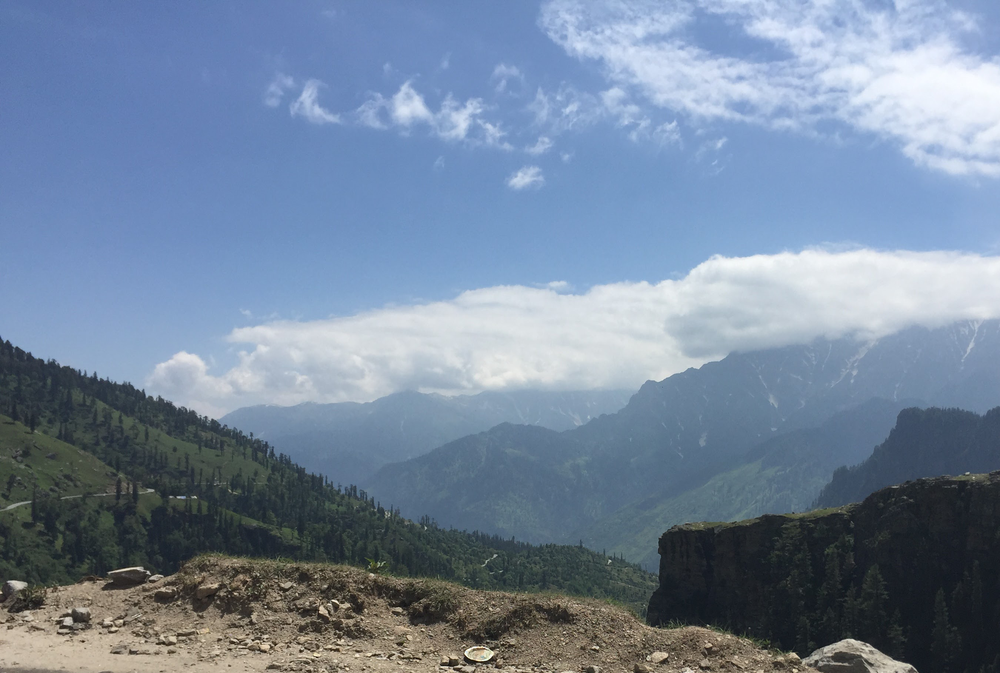
#> input picture image/mountain.png, 1000 x 673 px, shrunk from 2700 x 1818 before the run, found by its file name
$ jupyter execute 10.analyze-image-histogram.ipynb
#> lines starting #> are read from the running program, lines starting #| are printed output that depends on the picture
# Python Program to analyze an image using Histogram

#### Histogram Calculation
`cv2.calcHist(images, channels, mask, histSize, ranges[, hist[, accumulate]])`
- `images` :
it is the source image of type uint8 or float32 represented as “[img]”.

- `channels` :
it is the index of channel for which we calculate histogram. For grayscale image, its value is [0] and color image, you can pass [0], [1] or [2] to calculate histogram of blue, green or red channel respectively.

- `mask` :
mask image. To find histogram of full image, it is given as “None”.

- `histSize` :
this represents our BIN count. For full scale, we pass [256].

- `ranges`
: this is our RANGE. Normally, it is [0,256]. For example:

[cell 1]
# importing required libraries of opencv
import cv2
# importing library for plotting
from matplotlib import pyplot as plt

[cell 2]
def analHisto(path):
    # reads an input image
#> called with path = 'image\\mountain.png'
    img = cv2.imread(path,0)
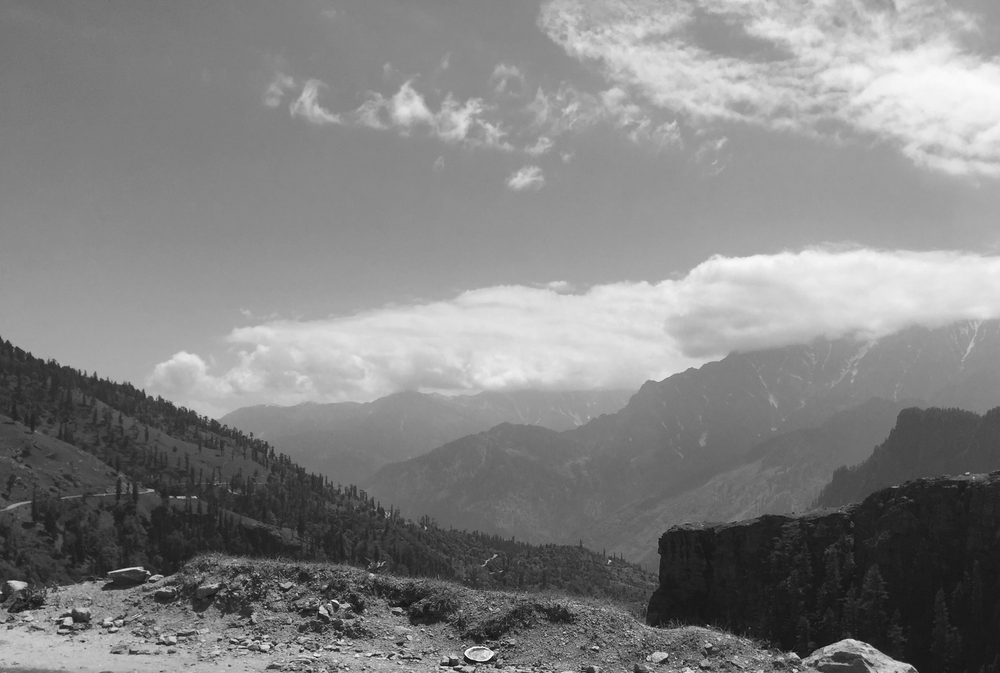
#> img: shape (673, 1000); min 4, max 254, mean 131
    # find frequency of pixels in range 0-255
    histr = cv2.calcHist([img],[0],None,[256],[0,256])
#> histr = 256 values, max 8440 at index 135, min 0 at index 0, mean 2628.9
    # show the plotting graph of an image
    plt.plot(histr)
    plt.show()
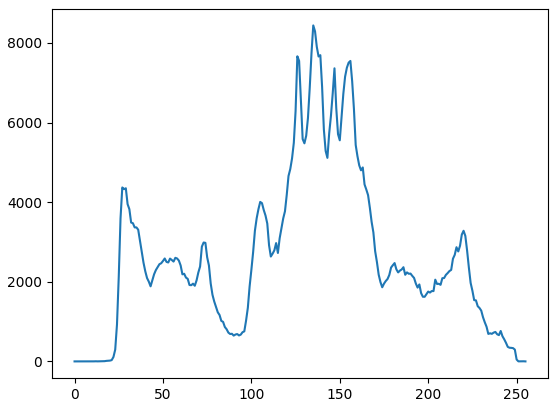
#> figure drawn by matplotlib, 1 panel; curve peaks at x = 135, y = 8440
    plt.title("Image")
    plt.imshow(img)
    # cv2.waitKey(0)

[cell 3]
path = r'image\mountain.png'
analHisto(path)

[cell 4]
path = r'image\river.png'
analHisto(path)
#> call 2 of analHisto, with path = 'image\\river.png'
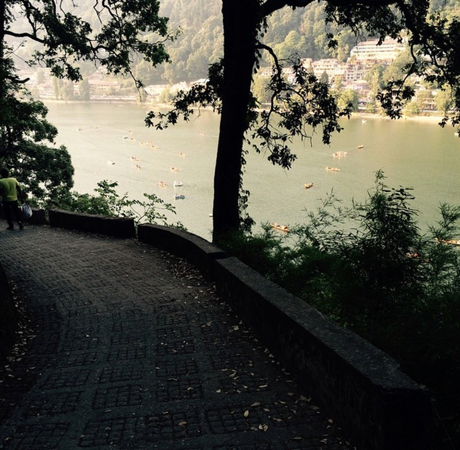
#> input picture image/river.png, 460 x 450 px, shrunk from 1242 x 1214 before the run, found by its file name
#> in analHisto (call 2), `img = cv2.imread(path,0)`:
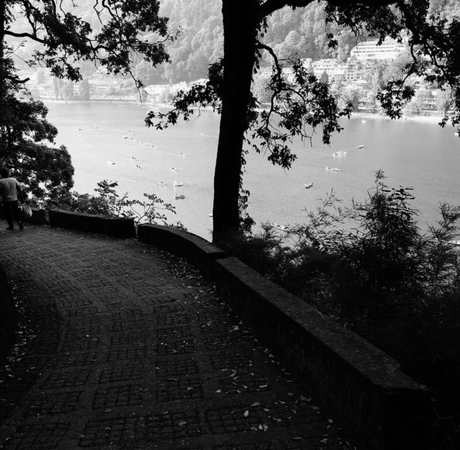
#> img: shape (450, 460); min 0, max 254, mean 78.7
#> in analHisto (call 2), `histr = cv2.calcHist([img],[0],None,[256],[0,256])`: histr = 256 values, max 6690 at index 5, min 0 at index 255, mean 808.6
#> in analHisto (call 2), `plt.show()`:
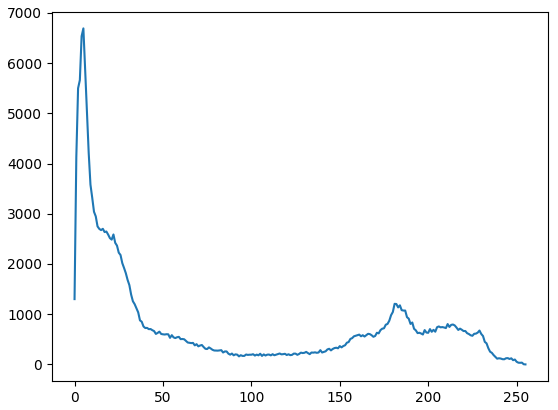
#> figure drawn by matplotlib, 1 panel; curve peaks at x = 5, y = 6690

[cell 5]
path = r'image\snow.png'
analHisto(path)
#> call 3 of analHisto, with path = 'image\\snow.png'
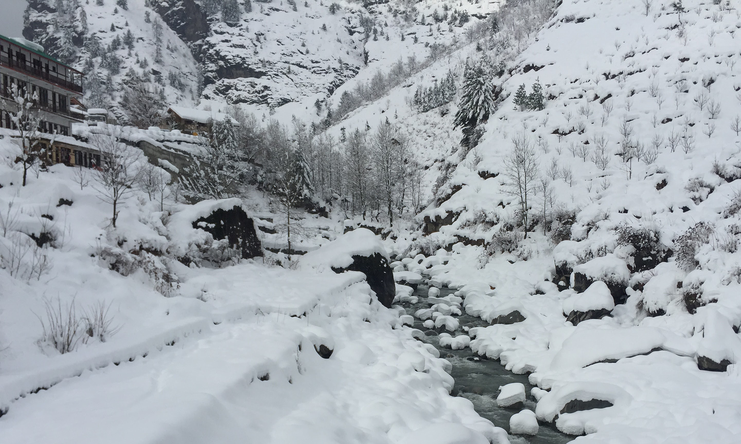
#> input picture image/snow.png, 741 x 444 px, shrunk from 2000 x 1200 before the run, found by its file name
#> in analHisto (call 3), `histr = cv2.calcHist([img],[0],None,[256],[0,256])`: histr = 256 values, max 8937 at index 203, min 0 at index 1, mean 1285.2
#> in analHisto (call 3), `plt.show()`:
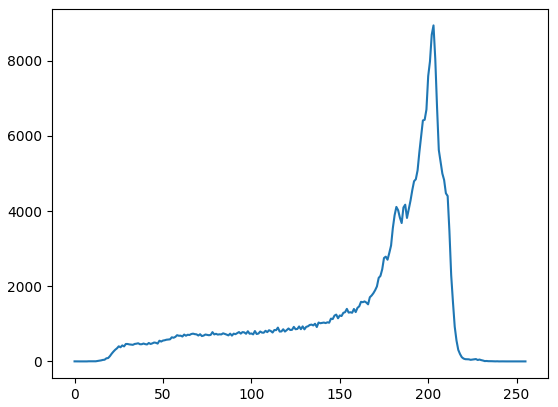
#> figure drawn by matplotlib, 1 panel; curve peaks at x = 203, y = 8937

### In the second example, it directly finds the histogram and plot it. We need not use calcHist(). See the code below:

[cell 6]
# read image grayscale
img = cv2.imread('image\snow.png',0)
# read image RGB
# img = cv2.imread('image\snow.png')

# alternative way to find histogram of an image
plt.hist(img.ravel(),256,[0,256])
plt.show()
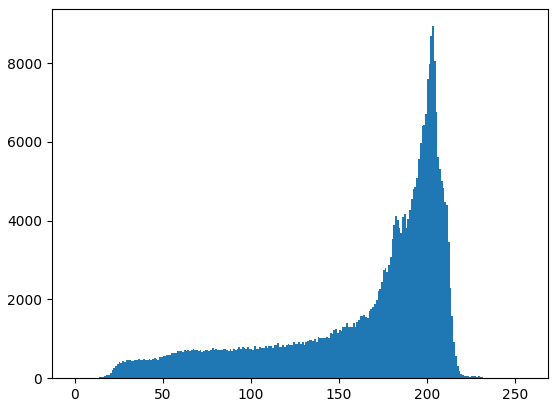
#> figure drawn by matplotlib, 1 panel; tallest bar 8937 high, from x = 203 to 204
plt.title("Image")
plt.imshow(img)
